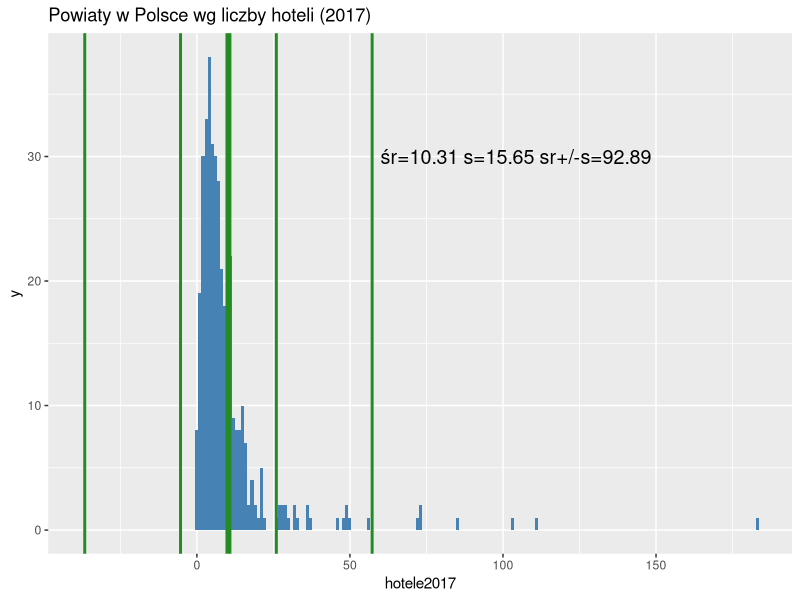
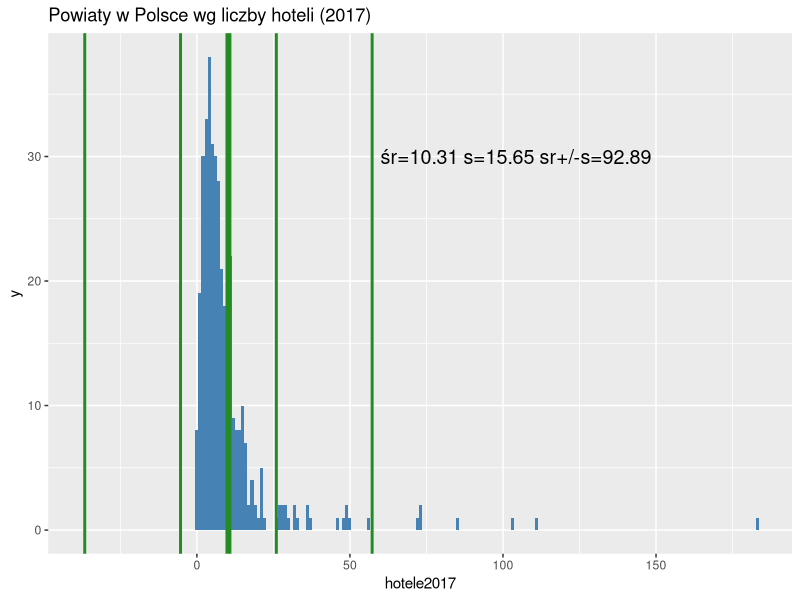

Write R code to recreate these figures, in order.
library("ggplot2");
library("dplyr");

d <- read.csv("hotele_caloroczne_PL.csv", sep = ';',  header=T, na.string="NA");

fivenum(d$hotele2017)
m <- mean(d$hotele2017)
s <- sd(d$hotele2017)

allN <- nrow(d)
dSS <- d %>% filter(hotele2017 > m - s & hotele2017 < m +s )  %>% as.data.frame
allS <- nrow(dSS)
p <- allS/allN * 100


## # rozkład
ggplot(d, aes(x = hotele2017)) + geom_histogram(binwidth = 1, fill="steelblue") +
##geom_freqpoly(binwidth = 2, color="red", size=1) +
geom_vline(xintercept = m, colour="forestgreen", size=2) +
geom_vline(xintercept = m - 3 * s, colour="forestgreen", size=1) +
geom_vline(xintercept = m + 3 * s, colour="forestgreen", size=1) +
geom_vline(xintercept = m - 1 * s, colour="forestgreen", size=1) +
geom_vline(xintercept = m + 1 * s, colour="forestgreen", size=1) +
ggtitle("Powiaty w Polsce wg liczby hoteli (2017)") +
annotate("text", x=60, y=30, label=sprintf("śr=%.2f s=%.2f sr+/-s=%.2f", m, s, p ), size=5, color="black", hjust = 0)


ggsave("hotele.png")

